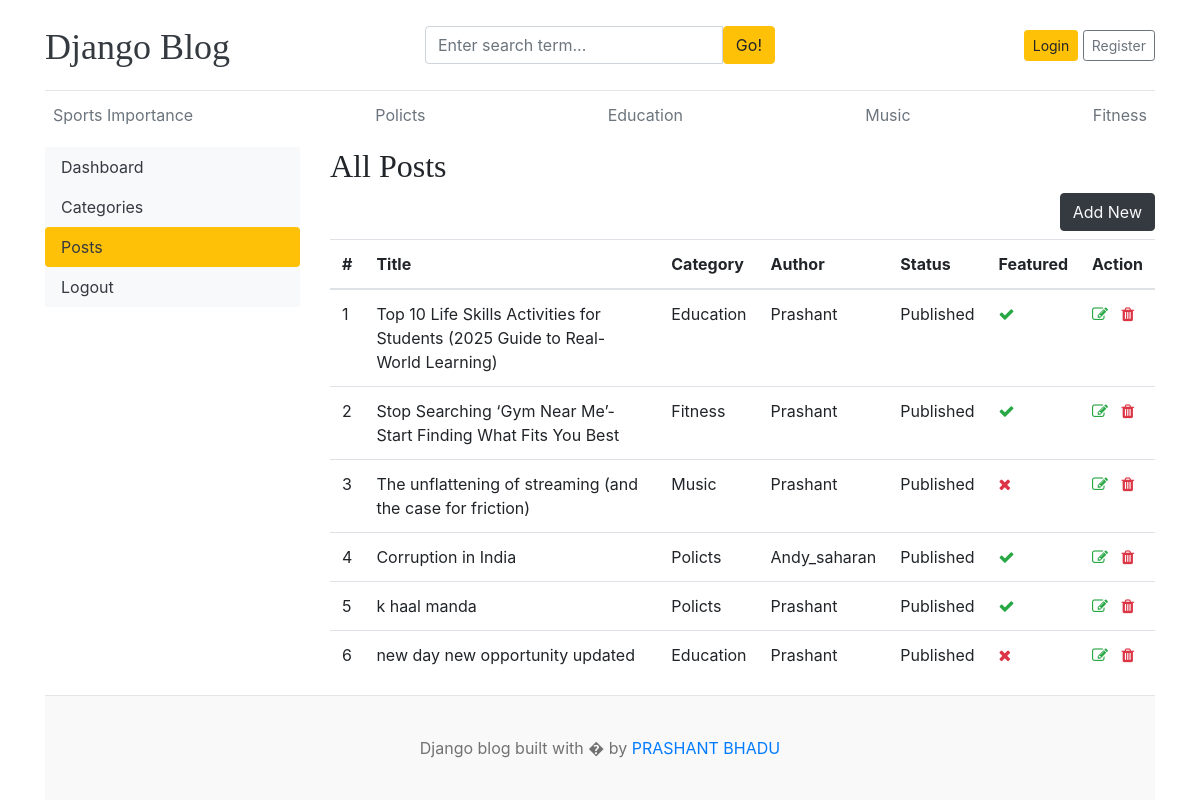
The app's page /dashboard/posts/ with its own data.
### blogs/models.py (models this page shows, shortened)
class Category(models.Model):
    category_name = models.CharField(max_length=50, unique=True)
    created_at = models.DateTimeField(auto_now_add=True)
    updated_at = models.DateTimeField(auto_now=True)
    class Meta:
        verbose_name_plural = 'categories'
    def __str__(self):
        return self.category_name

class Blog(models.Model):
    tittle = models.CharField(max_length=100)
    slug = models.SlugField(max_length=150, unique = True, blank=True)
    category = models.ForeignKey(Category, on_delete=models.CASCADE)
    author = models.ForeignKey(User, on_delete=models.CASCADE)
    featured_image = models.ImageField(upload_to='uploads/%Y/%m/%d')
    short_description = models.TextField(max_length=500)
    blog_body = models.TextField(max_length=2000)
    status = models.CharField(max_length=20,choices=STATUS_CHOICES, default="Draft")
    is_featured = models.BooleanField(default=False)
    created_at = models.DateTimeField(auto_now_add=True)
    updated_at = models.DateTimeField(auto_now=True)

### dashboards/views.py (the view)
# urls.py: path('posts/', views.posts, name='posts'),
def posts(request):
    posts = Blog.objects.all()
    context={
        'posts':posts,
    }
    return render(request, 'dashboard/posts.html', context)

### blogs/context_processors.py (called while the page is built)
def get_categories(request):
    categories= Category.objects.all()
    return dict(categories=categories)

def get_social_links(request):
    social_links=SocialLink.objects.all()
    return dict(social_links=social_links)

### templates/dashboard/posts.html (shortened to what this page needs)
{% extends 'base.html' %}
{% block content %}
<div class="row">
     {% include 'dashboard/sidebar.html' %}
    <div class="col-md-9">
        <h2>All Posts</h2>
        <a href="{% url 'add_post' %}" class="btn btn-dark text-light float-right mb-2">Add New</a>
        <table class="table table-hover">
            <thead>
                <tr>
                    <th>#</th>
                    <th>Title</th>
                    <th>Category</th>
                    <th>Author</th>
                    <th>Status</th>
                    <th>Featured</th>
                    <th>Action</th>
                </tr>
            </thead>
            <tbody>
            {% for post in posts %}
                <tr>
                    <td>{{forloop.counter}}</td>
                    <td>{{ post.tittle }}</td>
                    <td>{{ post.category}}</td>
                    <td>{{post.author}}</td>
                    <td>{{post.status}}</td>
                    <td>{% if post.is_featured %}<i class="fa fa-check  text-success"></i>{% else %}<i class="fa fa-times  text-danger"></i>{% endif %}</td>
                    <td>
                        <a href="{% url 'edit_post' post.id %}"><i class="fa fa-edit  text-success"></i></a>
                        <a href="{% url 'delete_post' post.id %}"><i class="fa fa-trash text-danger"></i></a>
                    </td>
                </tr>
            {% endfor %}
            </tbody>
        </table>
    </div>
</div>
{% endblock %}

### templates/base.html (shortened to what this page needs)
{% load static %}
<!DOCTYPE html>
<html lang="en">
<head>
    <link href="https://getbootstrap.com/docs/4.0/dist/css/bootstrap.min.css" rel="stylesheet">
    <link href="{% static 'css/blog.css' %}" rel="stylesheet">
    <link rel="stylesheet" href="https://cdnjs.cloudflare.com/ajax/libs/font-awesome/4.7.0/css/font-awesome.min.css">
  </head>
<body>
    <div class="container">
      <header class="blog-header py-3">
        <div class="row flex-nowrap justify-content-between align-items-center">
          <div class="col-4 pt-1">
            <a class="blog-header-logo text-dark" href="/">Django Blog</a>
          </div>
          <div class="col-4">
            <form action="{% url 'search' %}" method="GET">
                <div class="input-group">
                        <input class="form-control" type="text" name="keyword" placeholder="Enter search term..." aria-label="Enter search term..." aria-describedby="button-search" />
                        <button type="submit" class="btn btn-warning" id="button-search" type="button">Go!</button>
                    </div>
            </form>
          </div>
          <div class="col-4 d-flex justify-content-end align-items-center">
            {% if not user.is_authenticated %}
            <a class="btn btn-sm btn-warning" href="{% url 'login' %}">Login</a> &nbsp;
            <a class="btn btn-sm btn-outline-secondary" href="{% url 'register' %}">Register</a>
            {% else %}
            <span><a href="{% url 'dashboard' %}">Dashboard</a> </span>
            &emsp;
            <span><a href="{% url 'logout' %}">Logout</a></span>
            {%endif%}
          </div>
        </div>
      </header>
      <div class="nav-scroller py-1 mb-2">
        <nav class="nav d-flex justify-content-between">
          {% for cat in categories %}
          <a class="p-2 text-muted" href="{% url 'posts_by_category' cat.id %}">{{cat.category_name}}</a>
          {% endfor %}
        </nav>
      </div>
 {% block content %}
 {% endblock %}
<footer class="blog-footer">
  <p>Django blog built with � by <a href="#">PRASHANT BHADU</a></p>
</footer>
</body>
</html>

### blog_main/static/css/blog.css (style rules this page uses)
.blog-header { border-bottom: 1px solid #e5e5e5; }
.blog-header-logo { font-family: "Playfair Display", Georgia, "Times New Roman", serif; font-size: 2.25rem; }
h1, h2, h3, h4, h5, h6 { font-family: "Playfair Display", Georgia, "Times New Roman", serif; }
.blog-footer { padding: 2.5rem 0; color: #727272; text-align: center; background-color: #f9f9f9; border-top: .05rem solid #e5e5e5; }
.blog-footer p:last-child { margin-bottom: 0; }

### records on screen
Category: category_name "Sports Importance"
Category: category_name "Policts"
Category: category_name "Education"
Category: category_name "Music"
Category: category_name "Fitness"
Blog: tittle "Top 10 Life Skills Activities for Students (2025 Guide to Real-World Learning)", category "Education", author "Prashant", status "Published", is_featured True (drawn)
Blog: tittle "Stop Searching ‘Gym Near Me’- Start Finding What Fits You Best", category "Fitness", author "Prashant", status "Published", is_featured True (drawn)
Blog: tittle "The unflattening of streaming (and the case for friction)", category "Music", author "Prashant", status "Published", is_featured False (drawn)
Blog: tittle "Corruption in India", category "Policts", author "Andy_saharan", status "Published", is_featured True (drawn)
Blog: tittle "k haal manda", category "Policts", author "Prashant", status "Published", is_featured True (drawn)
Blog: tittle "new day new opportunity updated", category "Education", author "Prashant", status "Published", is_featured False (drawn)
